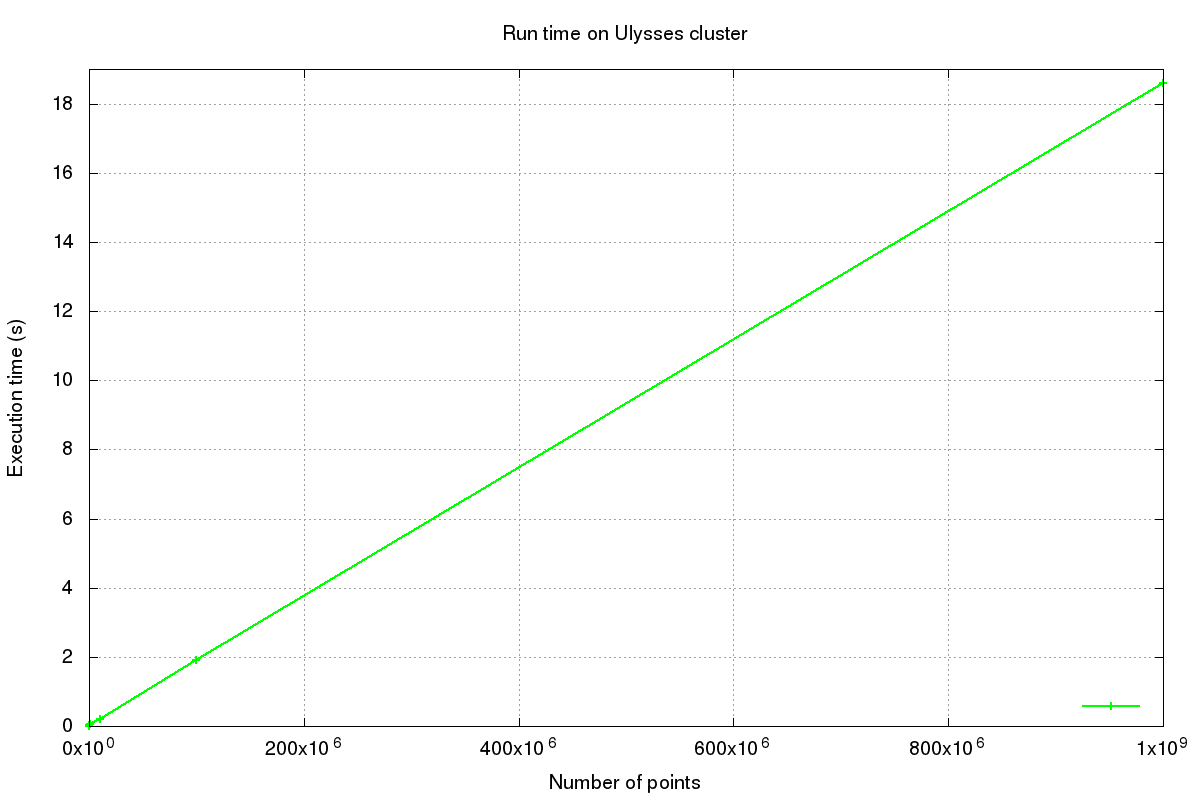

The script that saved this image:
set terminal png size 1200,800 enhanced font 'Helvetica,15' 
set grid
set key bottom right

set style line 1 lc rgb "green" lw 2
set style line 2 lc rgb "blue" lw 2
set style line 3 lc rgb "yellow" lw 2
set style line 4 lc rgb "purple" lw 2

set output "serial_execution.png"

set title 'Run time on Ulysses cluster'
set xlabel 'Number of points'
set ylabel 'Execution time (s)'

set format x "%.0sx10^%T"

set xrange [0:1000000000]

unset logscale y
set yrange [0:19]

plot "serial_times.txt" using 1:2 ls 1 with linespoints \
title " ",